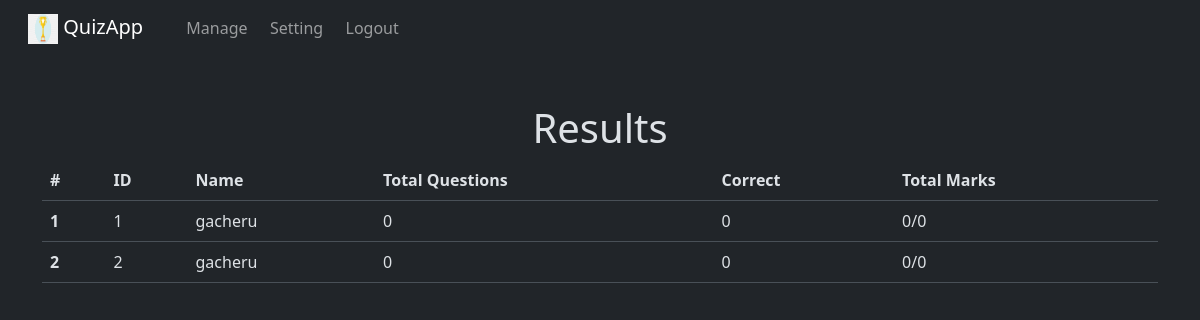
The app's page /management/results/ (signed in), older data.
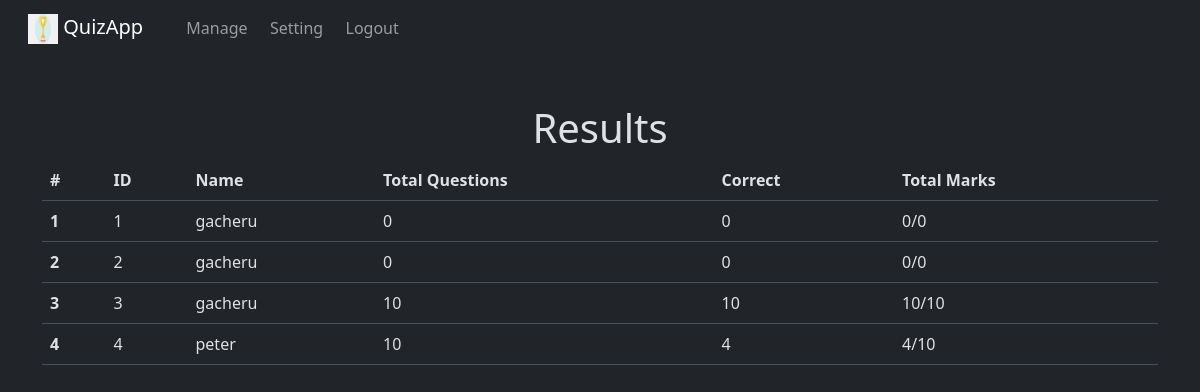
The same page, newer data.
### quiz/models.py (models this page shows, shortened)
class Mark(models.Model):
    total = models.IntegerField(blank=False)
    got = models.IntegerField(blank=False, default=0)
    user = models.ForeignKey(to=User, on_delete=models.SET_NULL, null=True)

### management/views.py (the view)
# urls.py: path("results/", views.Results.as_view(), name="results"),
@method_decorator(staff_member_required, name="dispatch")
class Results(View):
    def get(self, request):
        return render(request, "management/results.html", {"results": Mark.objects.all()})

### management/templates/management/results.html (shortened to what this page needs)
{% extends 'layout.html' %}
{% block body %}
<div class="container mt-5 mb-5">
  <h1 class="text-center">
    Results
  </h1>
  <table class="table">
  <thead>
    <tr>
      <th scope="col">#</th>
      <th scope="col">ID</th>
      <th scope="col">Name</th>
      <th scope="col">Total Questions</th>
      <th scope="col">Correct</th>
      <th scope="col">Total Marks</th>
    </tr>
  </thead>
  <tbody>
    {% for result in results %}
    <tr>
      <th scope="row">{{ forloop.counter }}</th>
      <td>{{ result.id }}</td>
      <td>{{ result.user.username }}</td>
      <td>{{ result.total }}</td>
      <td>{{ result.got }}</td>
      <td>{{ result.got }}/{{ result.total }}</td>
    </tr>
    {% endfor %}
  </tbody>
</table>
</div>
{% endblock %}

### templates/layout.html (shortened to what this page needs)
<!doctype html>
<html lang="en" data-bs-theme="dark">
<head>
  {% load static %}
  <link href="{% static 'css/bootstrap.css' %}" rel="stylesheet">
  <link href="{% static 'css/layout.css' %}" rel="stylesheet">
</head>
<body>
  <nav class="navbar navbar-expand-lg navbar-dark bg-dark sticky-top">
    <div class="container-fluid">
      <a class="navbar-brand" href="/">
        <img src="{% static 'img/trophy.png' %}" alt="" width="30" height="30" class="d-inline-block">
        QuizApp
      </a>
      <div class="collapse navbar-collapse" id="navbarNav">
        <ul class="navbar-nav">
          {% if request.user.is_authenticated %}
          {% if request.user.is_staff %}
          <li class="nav-item">
            <a class="nav-link text-center" href="{% url 'manage' %}">Manage</a>
          </li>
          <li class="nav-item">
            <a class="nav-link text-center" href="{% url 'setting' %}">Setting</a>
          </li>
          {% endif %}
          <li class="nav-item">
            <a class="nav-link text-center" href="{% url 'logout' %}">Logout</a>
          </li>
          {% endif %}
        </ul>
      </div>
    </div>
  </nav>
  {% block body %}{% endblock %}
</body>
</html>

### static/css/layout.css (style rules this page uses)
.navbar .navbar-nav .nav-link { padding: 0.6em; }
.navbar .navbar-brand { padding: 0 0.6em; }
@media only screen and (min-width: 992px) { .navbar { padding: 0; } }
@media only screen and (min-width: 992px) { .navbar .navbar-nav .nav-link { padding: 1em 0.7em; } }
@media only screen and (min-width: 992px) { .navbar .navbar-brand { padding: 0 0.8em; } }
@media only screen and (min-width: 992px) { .navbar .navbar-nav .nav-link { padding: 1em 0.7em; transition: all 0.5s; } }

Row changes from the older to the newer data that the page shows:
added Mark: id "3", user.username "gacheru", total "10", got "10"
added Mark: id "4", user.username "peter", total "10", got "4"
